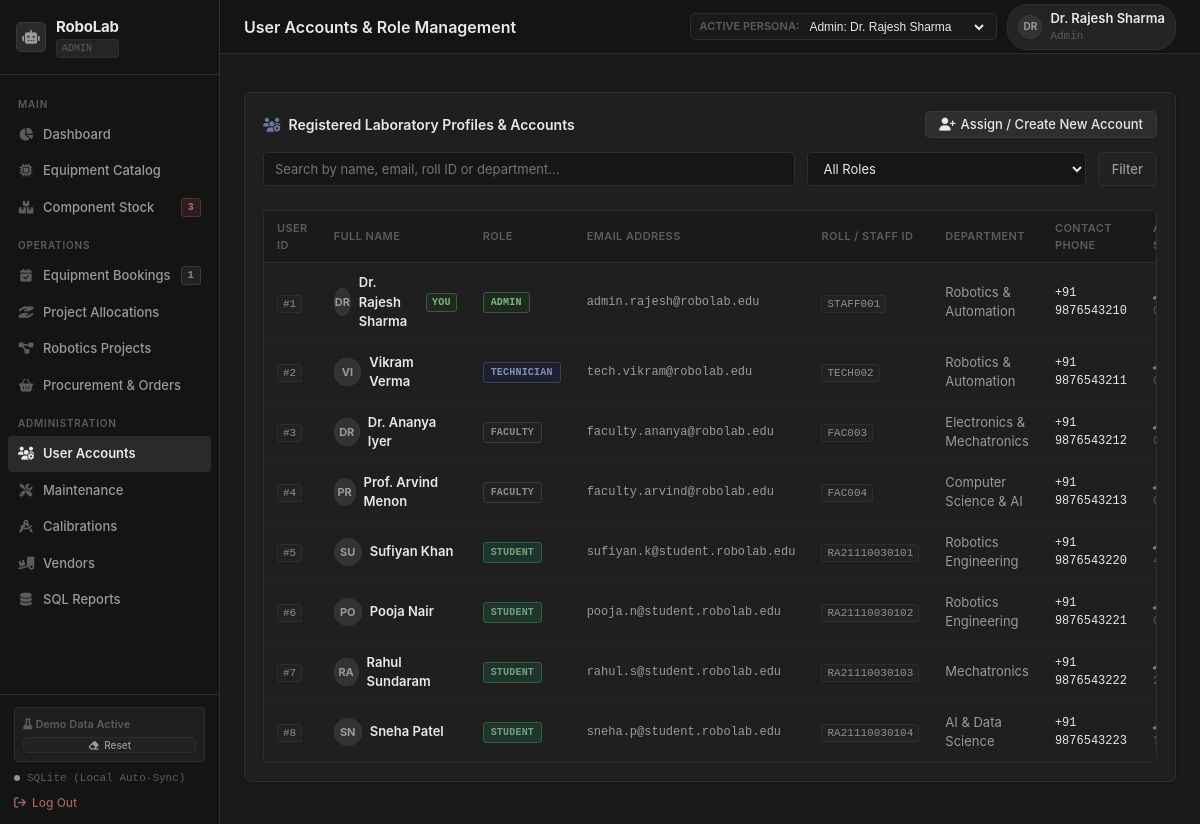
Screenshot of /users with the database file from the repository.
### tables this page shows
CREATE TABLE ROLES (
    role_id INTEGER PRIMARY KEY AUTOINCREMENT,
    role_name TEXT NOT NULL UNIQUE,
    description TEXT,
    created_at DATETIME DEFAULT CURRENT_TIMESTAMP
);

CREATE TABLE USERS (
    user_id INTEGER PRIMARY KEY AUTOINCREMENT,
    role_id INTEGER NOT NULL,
    full_name TEXT NOT NULL,
    email TEXT NOT NULL UNIQUE,
    password_hash TEXT DEFAULT 'pbkdf2:sha256:default_hash',
    roll_number TEXT UNIQUE,
    phone TEXT,
    department TEXT DEFAULT 'Robotics & Automation',
    created_at DATETIME DEFAULT CURRENT_TIMESTAMP,
    FOREIGN KEY (role_id) REFERENCES ROLES(role_id)
);

### app.py (the view)
@app.route('/users')
@login_required
def users_list():
    role_filter = request.args.get('role', '')
    search_query = request.args.get('q', '').strip()
    sql = """
        SELECT u.*, r.role_name,
               (SELECT COUNT(*) FROM BOOKINGS b WHERE b.user_id = u.user_id) AS total_bookings,
               (SELECT COUNT(*) FROM EQUIPMENT_ALLOCATION ea WHERE ea.user_id = u.user_id AND ea.status = 'Issued') AS active_loans,
               (SELECT COUNT(*) FROM PROJECT_MEMBERS pm WHERE pm.user_id = u.user_id) AS project_count
        FROM USERS u
        JOIN ROLES r ON u.role_id = r.role_id
        WHERE 1=1
    """
    params = []
    if role_filter:
        sql += " AND r.role_name = %s"
        params.append(role_filter)
    if search_query:
        sql += " AND (u.full_name LIKE %s OR u.email LIKE %s OR u.roll_number LIKE %s OR u.department LIKE %s)"
        term = f"%{search_query}%"
        params.extend([term, term, term, term])
    sql += " ORDER BY u.role_id ASC, u.user_id ASC"
    users = query_db(sql, params)
    roles = query_db("SELECT * FROM ROLES ORDER BY role_id ASC") or []
    return render_template('users.html', users=users, roles=roles, selected_role=role_filter, search=search_query)

### templates/users.html (shortened to what this page needs)
{% extends "layout.html" %}
{% block page_title %}User Accounts &amp; Role Management{% endblock %}
{% block content %}
<div class="card-section">
    <div class="section-header">
        <div class="section-title">
            <i class="fa-solid fa-users-gear" style="color: var(--accent-cyan);"></i>
            <span>Registered Laboratory Profiles &amp; Accounts</span>
        </div>
        <button class="btn btn-primary" onclick="openModal('addUserModal')">
            <i class="fa-solid fa-user-plus"></i>
            <span>Assign / Create New Account</span>
        </button>
    </div>
    <form method="GET" action="{{ url_for('users_list') }}" style="display: flex; gap: 12px; margin-bottom: 24px; flex-wrap: wrap;">
        <input type="text" name="q" value="{{ search }}" placeholder="Search by name, email, roll ID or department..." class="form-control" style="flex: 2; min-width: 200px;">
        <select name="role" class="form-select" style="flex: 1; min-width: 160px;">
            <option value="">All Roles</option>
        </select>
        <button type="submit" class="btn btn-secondary">Filter</button>
    </form>
    <div class="table-container">
        <table class="table-modern">
            <thead>
                <tr>
                    <th>User ID</th>
                    <th>Full Name</th>
                    <th>Role</th>
                    <th>Email Address</th>
                    <th>Roll / Staff ID</th>
                    <th>Department</th>
                    <th>Contact Phone</th>
                    <th>Activity Stats</th>
                </tr>
            </thead>
            <tbody>
                {% for u in users %}
                <tr>
                    <td><span class="code-pill">#{{ u.user_id }}</span></td>
                    <td style="font-weight: 600;">
                        <div style="display: flex; align-items: center; gap: 8px;">
                            <div class="user-avatar" style="width: 28px; height: 28px; font-size: 11px;">
                                {{ u.full_name[:2].upper() }}
                            </div>
                            <span>{{ u.full_name }}</span>
                            {% if current_user and current_user.user_id == u.user_id %}
                                <span class="badge badge-available" style="font-size: 10px; padding: 1px 5px;">You</span>
                            {% endif %}
                        </div>
                    </td>
                    <td>
                        {% if u.role_name == 'Admin' %}
                            <span class="badge badge-available">ADMIN</span>
                        {% elif u.role_name == 'Lab Technician' %}
                            <span class="badge badge-in_use">TECHNICIAN</span>
                        {% elif u.role_name == 'Faculty' %}
                            <span class="badge badge-pending">FACULTY</span>
                        {% else %}
                            <span class="badge badge-available" style="background: rgba(16, 185, 129, 0.15); color: var(--accent-emerald);">STUDENT</span>
                        {% endif %}
                    </td>
                    <td style="font-family: var(--font-mono); font-size: 12px; color: var(--text-secondary);">{{ u.email }}</td>
                    <td><span class="code-pill">{{ u.roll_number or 'N/A' }}</span></td>
                    <td style="color: var(--text-secondary);">{{ u.department }}</td>
                    <td style="font-family: var(--font-mono); font-size: 12px;">{{ u.phone or '—' }}</td>
                    <td>
                        <div style="font-size: 11px; color: var(--text-muted); display: flex; gap: 8px;">
                            <span title="Active Equipment Loans"><i class="fa-solid fa-hand-holding" style="color: var(--accent-cyan);"></i> {{ u.active_loans }}</span>
                        </div>
                    </td>
                </tr>
                {% else %}
                <tr>
                    <td colspan="9" style="text-align: center; color: var(--text-muted); padding: 30px;">
                        No user profiles match the selected criteria.
                    </td>
                </tr>
                {% endfor %}
            </tbody>
        </table>
    </div>
</div>
{% endblock %}

### templates/layout.html (shortened to what this page needs)
<!DOCTYPE html>
<html lang="en">
<head>
    <link rel="stylesheet" href="{{ url_for('static', filename='css/fontawesome.min.css') }}">
    <link rel="stylesheet" href="{{ url_for('static', filename='css/style.css') }}">
</head>
<body>
    <div class="app-container">
        <aside class="sidebar">
            <div class="brand-section">
                <div class="brand-icon">
                    <i class="fa-solid fa-robot"></i>
                </div>
                <div>
                    <div class="brand-title">RoboLab</div>
                    <div class="brand-badge">{{ current_user.role_name if current_user else 'PORTAL' }}</div>
                </div>
            </div>
            <ul class="nav-menu">
                <li class="nav-section-title">Main</li>
                <li class="nav-item">
                    <a href="{{ url_for('dashboard') }}" class="nav-link {% if request.endpoint == 'dashboard' %}active{% endif %}">
                        <i class="fa-solid fa-chart-pie"></i>
                        <span>{% if current_user and current_user.role_name == 'Student' %}My Student Portal{% else %}Dashboard{% endif %}</span>
                    </a>
                </li>
                <li class="nav-item">
                    <a href="{{ url_for('equipment_list') }}" class="nav-link {% if request.endpoint in ['equipment_list', 'equipment_detail'] %}active{% endif %}">
                        <i class="fa-solid fa-microchip"></i>
                        <span>Equipment Catalog</span>
                    </a>
                </li>
                <li class="nav-item">
                    <a href="{{ url_for('components_list') }}" class="nav-link {% if request.endpoint == 'components_list' %}active{% endif %}">
                        <i class="fa-solid fa-boxes-stacked"></i>
                        <span>Component Stock</span>
                        {% if low_stock_alerts_count > 0 and (not current_user or current_user.role_name in ['Admin', 'Lab Technician']) %}
                            <span class="badge badge-overdue" style="margin-left: auto; padding: 1px 6px; font-size: 10px;">{{ low_stock_alerts_count }}</span>
                        {% endif %}
                    </a>
                </li>
                <li class="nav-section-title">Operations</li>
                <li class="nav-item">
                    <a href="{{ url_for('bookings_list') }}" class="nav-link {% if request.endpoint == 'bookings_list' %}active{% endif %}">
                        <i class="fa-solid fa-calendar-check"></i>
                        <span>{% if current_user and current_user.role_name == 'Student' %}My Slot Bookings{% else %}Equipment Bookings{% endif %}</span>
                        {% if pending_bookings_count > 0 and (not current_user or current_user.role_name in ['Admin', 'Faculty']) %}
                            <span class="badge badge-pending" style="margin-left: auto; padding: 1px 6px; font-size: 10px;">{{ pending_bookings_count }}</span>
                        {% endif %}
                    </a>
                </li>
                <li class="nav-item">
                    <a href="{{ url_for('allocations_list') }}" class="nav-link {% if request.endpoint == 'allocations_list' %}active{% endif %}">
                        <i class="fa-solid fa-hand-holding-hand"></i>
                        <span>{% if current_user and current_user.role_name == 'Student' %}My Issued Components{% else %}Project Allocations{% endif %}</span>
                    </a>
                </li>
                <li class="nav-item">
                    <a href="{{ url_for('projects_list') }}" class="nav-link {% if request.endpoint == 'projects_list' %}active{% endif %}">
                        <i class="fa-solid fa-diagram-project"></i>
                        <span>Robotics Projects</span>
                    </a>
                </li>
                <li class="nav-item">
                    <a href="{{ url_for('procurement_list') }}" class="nav-link {% if request.endpoint == 'procurement_list' %}active{% endif %}">
                        <i class="fa-solid fa-basket-shopping"></i>
                        <span>Procurement &amp; Orders</span>
                    </a>
                </li>
                <li class="nav-section-title">Administration</li>
                <li class="nav-item">
                    <a href="{{ url_for('users_list') }}" class="nav-link {% if request.endpoint == 'users_list' %}active{% endif %}">
                        <i class="fa-solid fa-users-gear"></i>
                        <span>User Accounts</span>
                    </a>
                </li>
                {% if not current_user or current_user.role_name in ['Admin', 'Lab Technician'] %}
                <li class="nav-item">
                    <a href="{{ url_for('maintenance_list') }}" class="nav-link {% if request.endpoint == 'maintenance_list' %}active{% endif %}">
                        <i class="fa-solid fa-screwdriver-wrench"></i>
                        <span>Maintenance</span>
                    </a>
                </li>
                <li class="nav-item">
                    <a href="{{ url_for('calibrations_list') }}" class="nav-link {% if request.endpoint == 'calibrations_list' %}active{% endif %}">
                        <i class="fa-solid fa-compass-drafting"></i>
                        <span>Calibrations</span>
                    </a>
                </li>
                <li class="nav-item">
                    <a href="{{ url_for('vendors_list') }}" class="nav-link {% if request.endpoint == 'vendors_list' %}active{% endif %}">
                        <i class="fa-solid fa-truck-ramp-box"></i>
                        <span>Vendors</span>
                    </a>
                </li>
                {% endif %}
                {% if not current_user or current_user.role_name in ['Admin', 'Faculty'] %}
                <li class="nav-item">
                    <a href="{{ url_for('reports_view') }}" class="nav-link {% if request.endpoint == 'reports_view' %}active{% endif %}">
                        <i class="fa-solid fa-database"></i>
                        <span>SQL Reports</span>
                    </a>
                </li>
                {% endif %}
            </ul>
            <div class="sidebar-footer">
                <div style="background: #1e1e1e; padding: 8px; border-radius: var(--radius-sm); border: 1px solid var(--border-subtle); margin-bottom: 8px; font-size: 11px;">
                    <div style="margin-bottom: 4px;">
                        <span style="font-weight: 600; color: var(--text-muted);">
                            <i class="fa-solid {% if is_demo_mode %}fa-flask{% else %}fa-broom{% endif %}"></i>
                            {{ 'Demo Data Active' if is_demo_mode else 'Clean Slate Mode' }}
                        </span>
                    </div>
                    <div style="display: flex; gap: 4px;">
                        {% if is_demo_mode %}
                        <a href="{{ url_for('db_reset_clean') }}" class="btn btn-secondary btn-sm" style="padding: 2px 6px; font-size: 10px; width: 100%; justify-content: center;" onclick="return confirm('Clear sample data and switch to clean empty mode?')">
                            <i class="fa-solid fa-eraser"></i> Reset
                        </a>
                        {% else %}
                        <a href="{{ url_for('db_load_demo') }}" class="btn btn-secondary btn-sm" style="padding: 2px 6px; font-size: 10px; width: 100%; justify-content: center;">
                            <i class="fa-solid fa-wand-magic-sparkles"></i> Load Demo
                        </a>
                        {% endif %}
                    </div>
                </div>
                <div class="engine-tag" style="margin-bottom: 8px;">
                    <div class="status-dot"></div>
                    <span>{{ database_engine }}</span>
                </div>
                <a href="{{ url_for('logout') }}" style="display: flex; align-items: center; gap: 6px; color: var(--accent-rose); text-decoration: none; font-size: 12px; font-weight: 500;">
                    <i class="fa-solid fa-arrow-right-from-bracket"></i>
                    <span>Log Out</span>
                </a>
            </div>
        </aside>
        <div class="main-wrapper">
            <header class="topbar">
                <div class="page-title-group">
                    <h1>{% block page_title %}Robotics Laboratory Management System{% endblock %}</h1>
                </div>
                <div class="topbar-actions">
                    {% if demo_users %}
                    <div class="persona-switcher">
                        <span>Active Persona:</span>
                        <select onchange="window.location.href='/switch-role/' + this.value">
                            {% for u in demo_users %}
                            <option value="{{ u.user_id }}" {% if current_user and current_user.user_id == u.user_id %}selected{% endif %}>
                                {{ u.role_name }}: {{ u.full_name }}
                            </option>
                            {% endfor %}
                        </select>
                    </div>
                    {% endif %}
                    <a href="{{ url_for('profile') }}" style="text-decoration: none; color: inherit;">
                        <div class="user-profile" title="View / Edit Profile">
                            <div class="user-avatar">
                                {{ current_user.full_name[:2].upper() if current_user else 'US' }}
                            </div>
                            <div>
                                <div style="font-weight: 600; font-size: 13px;">{{ current_user.full_name if current_user else 'Guest' }}</div>
                                <div style="font-size: 11px; color: var(--text-muted); font-family: var(--font-mono);">
                                    {{ current_user.role_name if current_user else 'Visitor' }}
                                </div>
                            </div>
                        </div>
                    </a>
                </div>
            </header>
            <main class="content-body">
                {% block content %}{% endblock %}
            </main>
        </div>
    </div>
</body>
</html>

### rows the page displays
ROLES: role_name "ADMIN", role_name "Admin"
USERS: full_name "DR", full_name "Dr. Rajesh Sharma", user_id "1", shows "YOU", shows "ADMIN", email "admin.rajesh@robolab.edu", roll_number "STAFF001", department "Robotics & Automation", phone "+91 9876543210"
USERS: user_id "2", full_name "VI", full_name "Vikram Verma", shows "TECHNICIAN", email "tech.vikram@robolab.edu", roll_number "TECH002", department "Robotics & Automation", phone "+91 9876543211"
USERS: user_id "3", full_name "DR", full_name "Dr. Ananya Iyer", shows "FACULTY", email "faculty.ananya@robolab.edu", roll_number "FAC003", department "Electronics & Mechatronics", phone "+91 9876543212"
USERS: user_id "4", full_name "PR", full_name "Prof. Arvind Menon", shows "FACULTY", email "faculty.arvind@robolab.edu", roll_number "FAC004", department "Computer Science & AI", phone "+91 9876543213"
USERS: user_id "5", full_name "SU", full_name "Sufiyan Khan", shows "STUDENT", email "sufiyan.k@student.robolab.edu", roll_number "RA21110030101", department "Robotics Engineering", phone "+91 9876543220"
USERS: user_id "6", full_name "PO", full_name "Pooja Nair", shows "STUDENT", email "pooja.n@student.robolab.edu", roll_number "RA21110030102", department "Robotics Engineering", phone "+91 9876543221"
USERS: user_id "7", full_name "RA", full_name "Rahul Sundaram", shows "STUDENT", email "rahul.s@student.robolab.edu", roll_number "RA21110030103", department "Mechatronics", phone "+91 9876543222"
USERS: user_id "8", full_name "SN", full_name "Sneha Patel", shows "STUDENT", email "sneha.p@student.robolab.edu", roll_number "RA21110030104", department "AI & Data Science", phone "+91 9876543223", active_loans "1"

### other values shown
{{ low_stock_alerts_count }} "3"
{{ pending_bookings_count }} "1"
{{ 'Demo Data Active' if is_demo_mode else 'Clean Slate Mode' }} "Demo Data Active"
{{ database_engine }} "SQLite (Local Auto-Sync)"
form field value "Admin: Dr. Rajesh Sharma"
